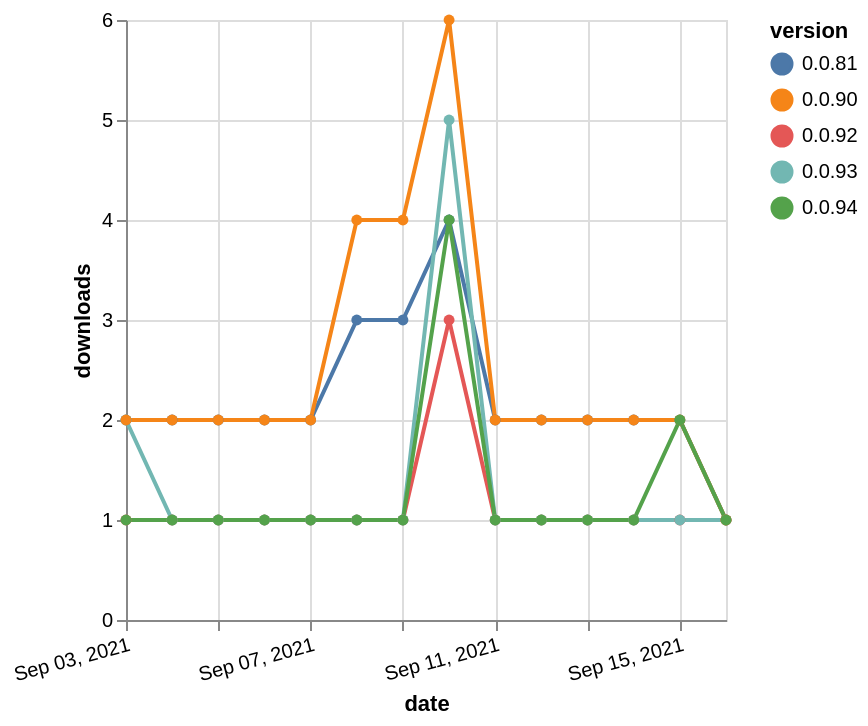

Here is the Vega-Lite specification saved for this chart:
### Vega-Lite specification from a JSON file in a GitHub repository (floating-point values rounded to 4 significant figures)
{"$schema": "https://vega.github.io/schema/vega-lite/v5.json", "description": "A simple bar chart with embedded data.", "data": {"values": [{"date": "2021-09-03", "total": 2268, "delta": 2, "version": "0.0.81"}, {"date": "2021-09-04", "total": 2270, "delta": 2, "version": "0.0.81"}, {"date": "2021-09-05", "total": 2272, "delta": 2, "version": "0.0.81"}, {"date": "2021-09-06", "total": 2274, "delta": 2, "version": "0.0.81"}, {"date": "2021-09-07", "total": 2276, "delta": 2, "version": "0.0.81"}, {"date": "2021-09-08", "total": 2279, "delta": 3, "version": "0.0.81"}, {"date": "2021-09-09", "total": 2282, "delta": 3, "version": "0.0.81"}, {"date": "2021-09-10", "total": 2286, "delta": 4, "version": "0.0.81"}, {"date": "2021-09-11", "total": 2288, "delta": 2, "version": "0.0.81"}, {"date": "2021-09-12", "total": 2290, "delta": 2, "version": "0.0.81"}, {"date": "2021-09-13", "total": 2292, "delta": 2, "version": "0.0.81"}, {"date": "2021-09-14", "total": 2294, "delta": 2, "version": "0.0.81"}, {"date": "2021-09-15", "total": 2296, "delta": 2, "version": "0.0.81"}, {"date": "2021-09-16", "total": 2297, "delta": 1, "version": "0.0.81"}, {"date": "2021-09-03", "total": 164, "delta": 1, "version": "0.0.92"}, {"date": "2021-09-04", "total": 165, "delta": 1, "version": "0.0.92"}, {"date": "2021-09-05", "total": 166, "delta": 1, "version": "0.0.92"}, {"date": "2021-09-06", "total": 167, "delta": 1, "version": "0.0.92"}, {"date": "2021-09-07", "total": 168, "delta": 1, "version": "0.0.92"}, {"date": "2021-09-08", "total": 169, "delta": 1, "version": "0.0.92"}, {"date": "2021-09-09", "total": 170, "delta": 1, "version": "0.0.92"}, {"date": "2021-09-10", "total": 173, "delta": 3, "version": "0.0.92"}, {"date": "2021-09-11", "total": 174, "delta": 1, "version": "0.0.92"}, {"date": "2021-09-12", "total": 175, "delta": 1, "version": "0.0.92"}, {"date": "2021-09-13", "total": 176, "delta": 1, "version": "0.0.92"}, {"date": "2021-09-14", "total": 177, "delta": 1, "version": "0.0.92"}, {"date": "2021-09-15", "total": 178, "delta": 1, "version": "0.0.92"}, {"date": "2021-09-16", "total": 179, "delta": 1, "version": "0.0.92"}, {"date": "2021-09-03", "total": 240, "delta": 2, "version": "0.0.93"}, {"date": "2021-09-04", "total": 241, "delta": 1, "version": "0.0.93"}, {"date": "2021-09-05", "total": 242, "delta": 1, "version": "0.0.93"}, {"date": "2021-09-06", "total": 243, "delta": 1, "version": "0.0.93"}, {"date": "2021-09-07", "total": 244, "delta": 1, "version": "0.0.93"}, {"date": "2021-09-08", "total": 245, "delta": 1, "version": "0.0.93"}, {"date": "2021-09-09", "total": 246, "delta": 1, "version": "0.0.93"}, {"date": "2021-09-10", "total": 251, "delta": 5, "version": "0.0.93"}, {"date": "2021-09-11", "total": 252, "delta": 1, "version": "0.0.93"}, {"date": "2021-09-12", "total": 253, "delta": 1, "version": "0.0.93"}, {"date": "2021-09-13", "total": 254, "delta": 1, "version": "0.0.93"}, {"date": "2021-09-14", "total": 255, "delta": 1, "version": "0.0.93"}, {"date": "2021-09-15", "total": 256, "delta": 1, "version": "0.0.93"}, {"date": "2021-09-16", "total": 257, "delta": 1, "version": "0.0.93"}, {"date": "2021-09-03", "total": 2468, "delta": 2, "version": "0.0.90"}, {"date": "2021-09-04", "total": 2470, "delta": 2, "version": "0.0.90"}, {"date": "2021-09-05", "total": 2472, "delta": 2, "version": "0.0.90"}, {"date": "2021-09-06", "total": 2474, "delta": 2, "version": "0.0.90"}, {"date": "2021-09-07", "total": 2476, "delta": 2, "version": "0.0.90"}, {"date": "2021-09-08", "total": 2480, "delta": 4, "version": "0.0.90"}, {"date": "2021-09-09", "total": 2484, "delta": 4, "version": "0.0.90"}, {"date": "2021-09-10", "total": 2490, "delta": 6, "version": "0.0.90"}, {"date": "2021-09-11", "total": 2492, "delta": 2, "version": "0.0.90"}, {"date": "2021-09-12", "total": 2494, "delta": 2, "version": "0.0.90"}, {"date": "2021-09-13", "total": 2496, "delta": 2, "version": "0.0.90"}, {"date": "2021-09-14", "total": 2498, "delta": 2, "version": "0.0.90"}, {"date": "2021-09-15", "total": 2500, "delta": 2, "version": "0.0.90"}, {"date": "2021-09-16", "total": 2501, "delta": 1, "version": "0.0.90"}, {"date": "2021-09-03", "total": 205, "delta": 1, "version": "0.0.94"}, {"date": "2021-09-04", "total": 206, "delta": 1, "version": "0.0.94"}, {"date": "2021-09-05", "total": 207, "delta": 1, "version": "0.0.94"}, {"date": "2021-09-06", "total": 208, "delta": 1, "version": "0.0.94"}, {"date": "2021-09-07", "total": 209, "delta": 1, "version": "0.0.94"}, {"date": "2021-09-08", "total": 210, "delta": 1, "version": "0.0.94"}, {"date": "2021-09-09", "total": 211, "delta": 1, "version": "0.0.94"}, {"date": "2021-09-10", "total": 215, "delta": 4, "version": "0.0.94"}, {"date": "2021-09-11", "total": 216, "delta": 1, "version": "0.0.94"}, {"date": "2021-09-12", "total": 217, "delta": 1, "version": "0.0.94"}, {"date": "2021-09-13", "total": 218, "delta": 1, "version": "0.0.94"}, {"date": "2021-09-14", "total": 219, "delta": 1, "version": "0.0.94"}, {"date": "2021-09-15", "total": 221, "delta": 2, "version": "0.0.94"}, {"date": "2021-09-16", "total": 222, "delta": 1, "version": "0.0.94"}]}, "width": "container", "mark": {"type": "line", "point": {"filled": true}}, "encoding": {"x": {"field": "date", "type": "temporal", "timeUnit": "yearmonthdate", "title": "date", "axis": {"labelAngle": -15}}, "y": {"field": "delta", "type": "quantitative", "title": "downloads"}, "color": {"field": "version", "type": "nominal"}, "tooltip": {"field": "delta"}}}
